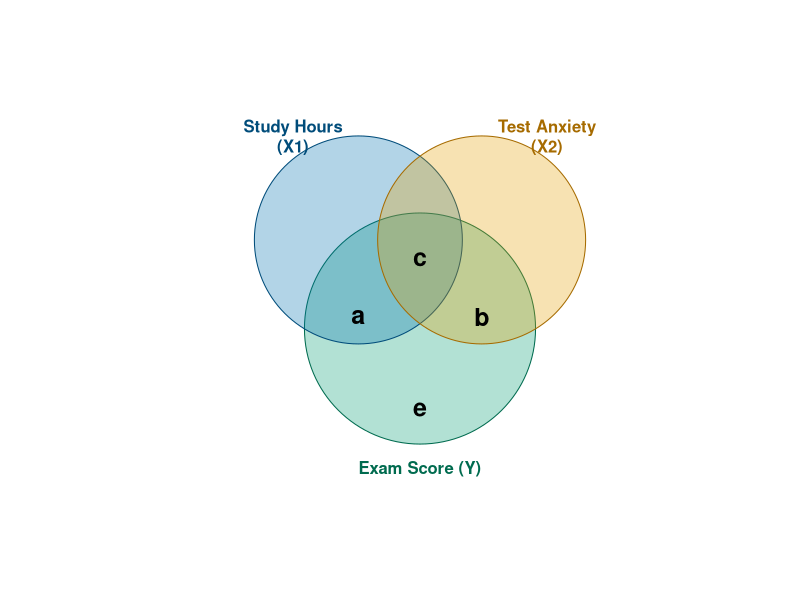
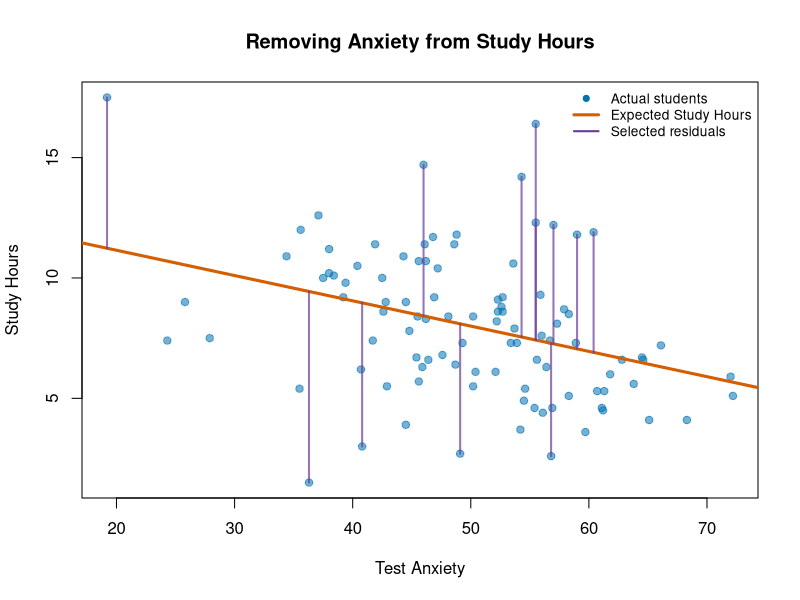
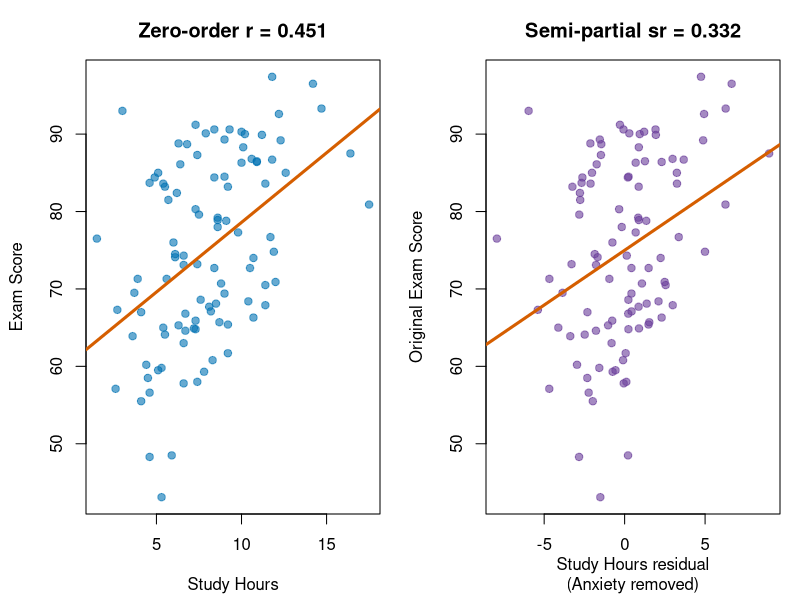
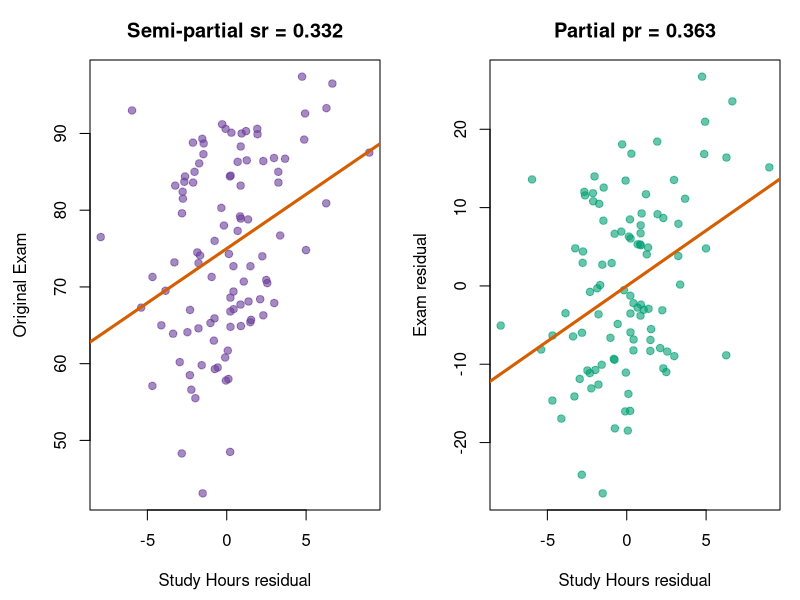

Write R code to recreate these figures, in order.
## ---- chunk 1
knitr::opts_chunk$set(
  echo = TRUE,
  message = FALSE,
  warning = FALSE,
  fig.align = "center",
  fig.width = 7,
  fig.height = 4.5
)
## ---- chunk 2
library(MASS)

set.seed(42)

n   <- 100
rY1 <-  0.45  # Study Hours with Exam Score
rY2 <- -0.40  # Test Anxiety with Exam Score
r12 <- -0.35  # Study Hours with Test Anxiety

Sigma <- matrix(c(
   1,   rY1, rY2,
  rY1,   1,  r12,
  rY2,  r12,  1
), ncol = 3)

raw <- as.data.frame(
  mvrnorm(
    n,
    mu = c(0, 0, 0),
    Sigma = Sigma,
    empirical = TRUE
  )
)

colnames(raw) <- c("Exam", "StudyHours", "Anxiety")

dat <- data.frame(
  Exam       = round(raw$Exam * 12 + 75, 1),
  StudyHours = round(raw$StudyHours * 3 + 8, 1),
  Anxiety    = round(raw$Anxiety * 10 + 50, 1)
)
## ---- chunk 3
round(cor(dat[c("StudyHours", "Anxiety", "Exam")]), 2)
## ---- chunk 4
#| echo: false
#| fig-width: 6.5
#| fig-height: 5.5
#| fig-cap: "A Ballantine for Study Hours, Test Anxiety, and Exam Score. The areas are conceptual, not drawn to scale."
#| fig-alt: "Three overlapping circles. Study Hours sits upper left in blue, Test Anxiety upper right in orange, and Exam Score below and between them in green. Region a is where Study Hours overlaps Exam Score alone, region b is where Test Anxiety overlaps Exam Score alone, region c is where all three overlap, and region e is the part of the Exam Score circle no predictor touches."

plot.new()
plot.window(xlim = c(0, 1), ylim = c(0, 1), asp = 1)

symbols(
  x = c(0.50, 0.34, 0.66),
  y = c(0.40, 0.63, 0.63),
  circles = c(0.30, 0.27, 0.27),
  inches = FALSE,
  add = TRUE,
  bg = c(
    adjustcolor("#009E73", alpha.f = 0.30),
    adjustcolor("#0072B2", alpha.f = 0.30),
    adjustcolor("#E69F00", alpha.f = 0.30)
  ),
  fg = c("#006B4F", "#004C7A", "#A66B00")
)

text(0.17, 0.90, "Study Hours\n(X1)", font = 2, col = "#004C7A")
text(0.83, 0.90, "Test Anxiety\n(X2)", font = 2, col = "#A66B00")
text(0.50, 0.035, "Exam Score (Y)", font = 2, col = "#006B4F")

text(0.34, 0.43, "a", cex = 1.5, font = 2)
text(0.66, 0.43, "b", cex = 1.5, font = 2)
text(0.50, 0.58, "c", cex = 1.5, font = 2)
text(0.50, 0.19, "e", cex = 1.5, font = 2)
## ---- chunk 5
study_from_anxiety <- lm(StudyHours ~ Anxiety, data = dat)
summary(study_from_anxiety)

dat$ExpectedStudy <- fitted(study_from_anxiety)
dat$StudyResidual <- residuals(study_from_anxiety)
## ---- chunk 6
alex_anxiety <- 60
alex_actual_study <- 10
alex_actual_exam <- 78

alex_expected_study <- unname(
  predict(study_from_anxiety, newdata = data.frame(Anxiety = alex_anxiety))
)

alex_study_residual <- alex_actual_study - alex_expected_study

alex_table <- data.frame(
  Anxiety = alex_anxiety,
  Expected_Study = round(alex_expected_study, 1),
  Actual_Study = alex_actual_study,
  Study_Residual = round(alex_study_residual, 1)
)

knitr::kable(alex_table)
## ---- chunk 7
#| echo: false
#| fig-cap: "Study Hours predicted from Test Anxiety. Selected vertical lines show residuals: the distance between each student's actual and expected Study Hours."
#| fig-alt: "Scatterplot of Test Anxiety on the x axis against Study Hours on the y axis, with a downward-sloping orange regression line through a loose blue cloud of 100 students. Twelve purple vertical segments connect the most extreme points to the line, showing how far each of those students studied above or below what their anxiety score predicted."

plot(
  dat$Anxiety,
  dat$StudyHours,
  pch = 19,
  col = adjustcolor("#0072B2", alpha.f = 0.55),
  xlab = "Test Anxiety",
  ylab = "Study Hours",
  main = "Removing Anxiety from Study Hours"
)

abline(study_from_anxiety, col = "#D55E00", lwd = 3)

selected <- order(abs(dat$StudyResidual), decreasing = TRUE)[1:12]
segments(
  x0 = dat$Anxiety[selected],
  y0 = dat$ExpectedStudy[selected],
  x1 = dat$Anxiety[selected],
  y1 = dat$StudyHours[selected],
  col = adjustcolor("#6A3D9A", alpha.f = 0.70),
  lwd = 2
)

legend(
  "topright",
  legend = c("Actual students", "Expected Study Hours", "Selected residuals"),
  col = c("#0072B2", "#D55E00", "#6A3D9A"),
  pch = c(19, NA, NA),
  lty = c(NA, 1, 1),
  lwd = c(NA, 3, 2),
  bty = "n",
  cex = 0.82
)
## ---- chunk 8
cor(dat$Anxiety, dat$StudyResidual)
## ---- chunk 9
sr_study <- cor(dat$Exam, dat$StudyResidual)
sr_study
## ---- chunk 10
#| echo: false
#| fig-width: 8.5
#| fig-height: 4.3
#| fig-cap: "Left: the zero-order Study Hours–Exam Score relationship. Right: the semi-partial relationship after removing Anxiety from Study Hours only."
#| fig-alt: "Two scatterplots side by side, each with an orange upward-sloping fit line. The left plot puts raw Study Hours on the x axis against Exam Score. The right plot replaces the x axis with the Study Hours residual after Anxiety is removed, while the y axis stays the original Exam Score. The right cloud is centred on zero and its slope is visibly shallower."

par(mfrow = c(1, 2), mar = c(4.3, 4.3, 3, 1))

plot(
  dat$StudyHours,
  dat$Exam,
  pch = 19,
  col = adjustcolor("#0072B2", alpha.f = 0.60),
  xlab = "Study Hours",
  ylab = "Exam Score",
  main = paste0("Zero-order r = ", round(cor(dat$StudyHours, dat$Exam), 3))
)
abline(lm(Exam ~ StudyHours, data = dat), col = "#D55E00", lwd = 3)

plot(
  dat$StudyResidual,
  dat$Exam,
  pch = 19,
  col = adjustcolor("#6A3D9A", alpha.f = 0.60),
  xlab = "Study Hours residual\n(Anxiety removed)",
  ylab = "Original Exam Score",
  main = paste0("Semi-partial sr = ", round(sr_study, 3))
)
abline(lm(Exam ~ StudyResidual, data = dat), col = "#D55E00", lwd = 3)
## ---- chunk 11
sr2_study <- sr_study^2
sr2_study
## ---- chunk 12
anxiety_model <- lm(Exam ~ Anxiety, data = dat)
full_model <- lm(Exam ~ Anxiety + StudyHours, data = dat)

r2_anxiety <- summary(anxiety_model)$r.squared
r2_full <- summary(full_model)$r.squared
delta_r2_study <- r2_full - r2_anxiety

data.frame(
  Quantity = c(
    "R-squared: Anxiety only",
    "R-squared: Anxiety + Study Hours",
    "Change in R-squared",
    "Squared semi-partial correlation"
  ),
  Value = round(c(r2_anxiety, r2_full, delta_r2_study, sr2_study), 3)
)
## ---- chunk 13
anova(anxiety_model, full_model)
## ---- chunk 14
exam_from_anxiety <- lm(Exam ~ Anxiety, data = dat)
dat$ExpectedExam <- fitted(exam_from_anxiety)
dat$ExamResidual <- residuals(exam_from_anxiety)

pr_study <- cor(dat$StudyResidual, dat$ExamResidual)
pr_study
## ---- chunk 15
#| echo: false
#| fig-width: 9.5
#| fig-height: 4.3
#| fig-cap: "Semi-partial correlation leaves Exam Score untouched. Partial correlation removes Anxiety from both Study Hours and Exam Score."
#| fig-alt: "Two scatterplots side by side, both with the Study Hours residual on the x axis and an orange fit line. The left plot keeps the original Exam Score on the y axis and is labelled with the semi-partial correlation. The right plot uses the Exam Score residual instead and is labelled with the larger partial correlation. Both point clouds tilt the same way; the right one is more tightly gathered around its line because the anxiety-related spread has been taken out of the y axis too."

par(mfrow = c(1, 2), mar = c(4.5, 4.5, 3, 1))

plot(
  dat$StudyResidual,
  dat$Exam,
  pch = 19,
  col = adjustcolor("#6A3D9A", alpha.f = 0.60),
  xlab = "Study Hours residual",
  ylab = "Original Exam",
  main = paste0("Semi-partial sr = ", round(sr_study, 3))
)
abline(lm(Exam ~ StudyResidual, data = dat), col = "#D55E00", lwd = 3)

plot(
  dat$StudyResidual,
  dat$ExamResidual,
  pch = 19,
  col = adjustcolor("#009E73", alpha.f = 0.60),
  xlab = "Study Hours residual",
  ylab = "Exam residual",
  main = paste0("Partial pr = ", round(pr_study, 3))
)
abline(lm(ExamResidual ~ StudyResidual, data = dat), col = "#D55E00", lwd = 3)
## ---- chunk 16
pr2_study <- pr_study^2
pr2_study
## ---- chunk 17
r_y1 <- cor(dat$Exam, dat$StudyHours)
r_y2 <- cor(dat$Exam, dat$Anxiety)
r_12 <- cor(dat$StudyHours, dat$Anxiety)

sr_formula <- (r_y1 - r_y2 * r_12) / sqrt(1 - r_12^2)

pr_formula <- (r_y1 - r_y2 * r_12) /
  sqrt((1 - r_y2^2) * (1 - r_12^2))

round(c(
  Residual_sr = sr_study,
  Formula_sr = sr_formula,
  Residual_pr = pr_study,
  Formula_pr = pr_formula
), 3)
## ---- chunk 18
semipartial_lm <- lm(Exam ~ StudyResidual, data = dat)
partial_lm <- lm(ExamResidual ~ StudyResidual, data = dat)

round(c(
  Full_multiple_regression = coef(full_model)["StudyHours"],
  Original_Y_on_residualized_X = coef(semipartial_lm)["StudyResidual"],
  Residualized_Y_on_residualized_X = coef(partial_lm)["StudyResidual"]
), 6)
## ---- chunk 19
dat_z <- as.data.frame(scale(dat[c("Exam", "StudyHours", "Anxiety")]))
standardized_model <- lm(Exam ~ StudyHours + Anxiety, data = dat_z)
beta_study <- coef(standardized_model)["StudyHours"]

comparison <- data.frame(
  Quantity = c(
    "Zero-order correlation (r)",
    "Standardized regression slope (beta)",
    "Semi-partial correlation (sr)",
    "Partial correlation (pr)",
    "Squared semi-partial (sr-squared)",
    "Squared partial (pr-squared)"
  ),
  Value = round(c(
    r_y1,
    beta_study,
    sr_study,
    pr_study,
    sr2_study,
    pr2_study
  ), 3),
  Meaning = c(
    "Uncontrolled Study Hours-Exam association",
    "Conditional slope in standard-deviation units",
    "Unique Study association scaled by total Exam variance",
    "Unique Study association scaled by remaining Exam variance",
    "Unique contribution to total Exam variance; change in R-squared",
    "Proportion of residual Exam variance associated with Study"
  )
)

knitr::kable(comparison)
